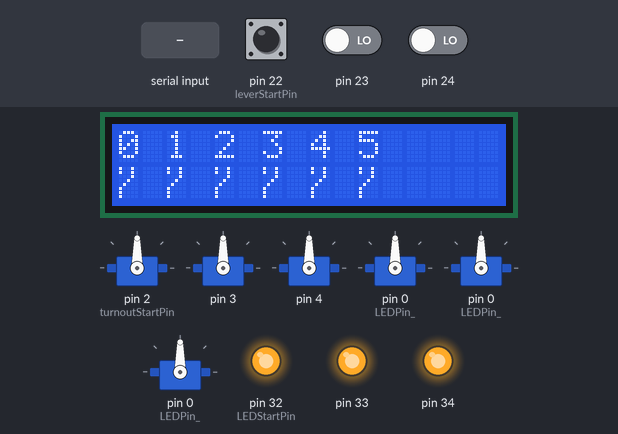
The sketch below on a simulated Arduino Mega 2560, built with avr-gcc and run on an emulated ATmega2560. Parts: 6 × servo, 16×2 character LCD, output pins drawn as LEDs (lit = HIGH). Inputs (shaded band) come from the test bench; at power-on: pin 23 LOW, pin 22 (leverStartPin) LOW, pin 24 LOW. EEPROM starts erased; what the sketch prints to the serial monitor is not drawn.

Above: at 1.2 s.
1.3 s: pin 23 driven HIGH
At 2.0 s:
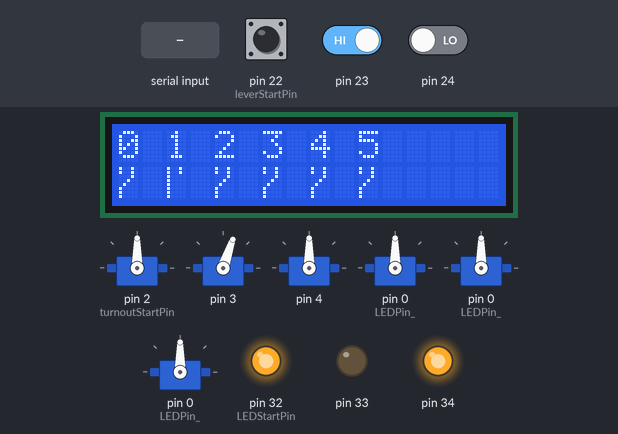
3.0 s: "5\n" received over Serial
At 4.27 s:
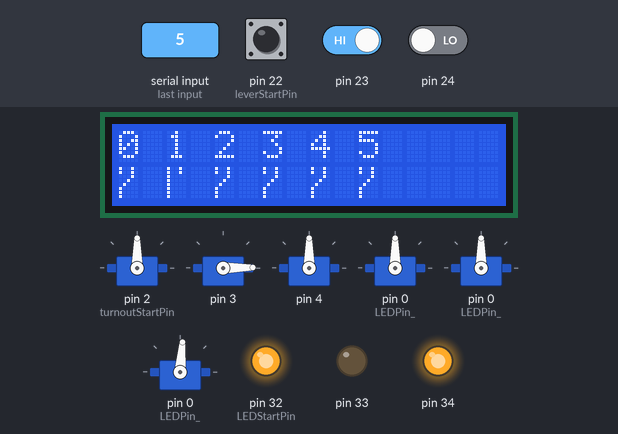
5.3 s: pin 22 (leverStartPin) pulled HIGH for 3.2 s
At 8.46 s:
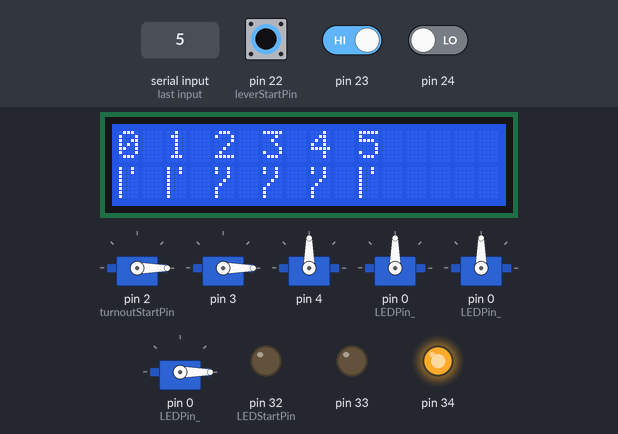
10.0 s: pin 24 driven HIGH
At 10.3 s:
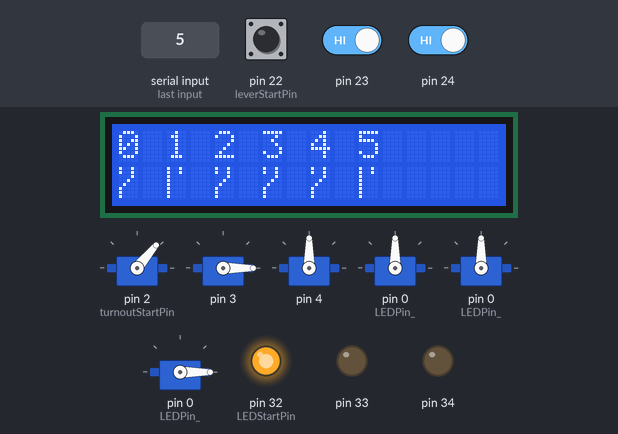
12.3 s: pin 22 (leverStartPin) pulled HIGH for 1 s
At 14.7 s:
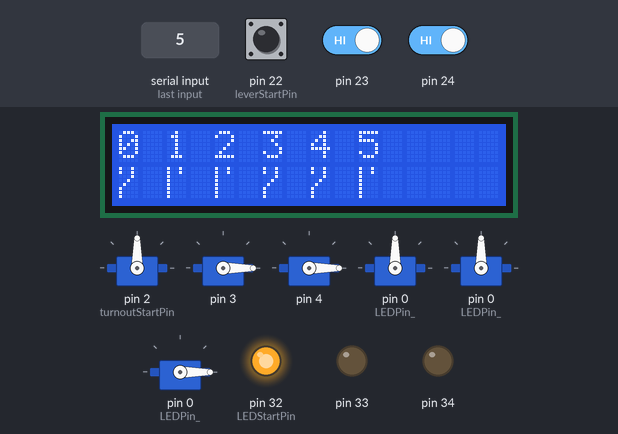
14.8 s: "30,150\n" received over Serial
At 16.47 s:
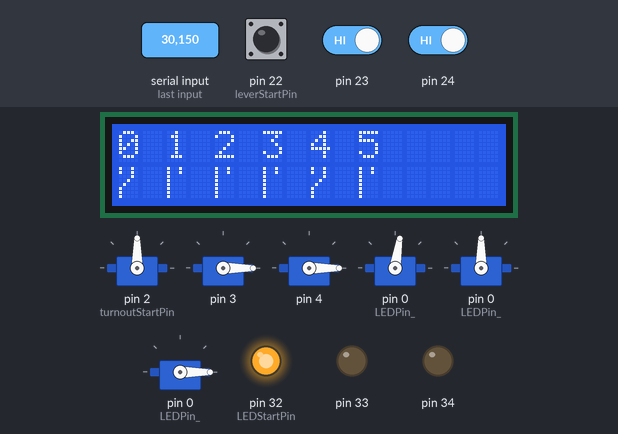
Timing chart, 0 to 18.7 s (numbered marks = the images above; inputs shaded):
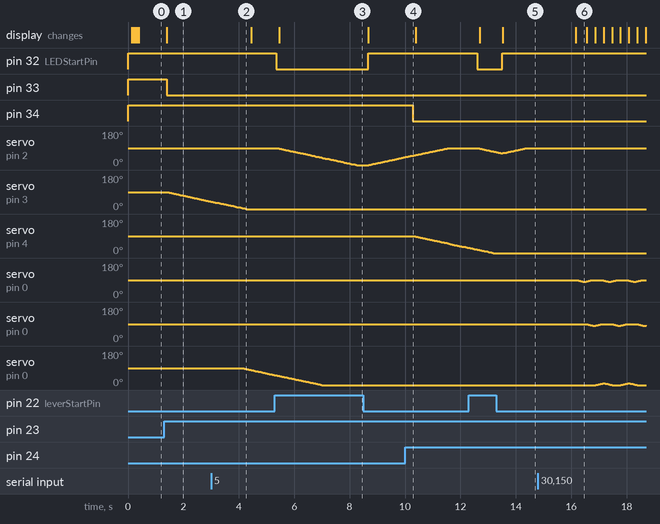

The sketch:

Sketch.ino
```cpp
/*
 Name:		Sketch.ino
 Created:	3/29/2020 2:18:03 PM
 Author:	Liam
*/
#include <LiquidCrystal.h>
#include "HardwareSerial.h"
#include "lever.h"
#include "turnout.h"

const int leverCount = 6;
const int leverStartPin = 22;

const int turnoutCount = 6;
const int turnoutStartPin = 2;
const int LEDStartPin = 32;

LiquidCrystal lcd(8, 9, 10, 11, 12, 13);

byte thrownChar[] = {
  B10010,
  B10010,
  B00010,
  B00100,
  B01000,
  B10000,
  B10000,
  B10000
};

byte closedChar[] = {
  B10010,
  B10010,
  B10000,
  B10000,
  B10000,
  B10000,
  B10000,
  B10000
};

lever levers[leverCount] = {
    {0 + leverStartPin},
    {1 + leverStartPin},
    {2 + leverStartPin}
};

turnout turnouts[turnoutCount] = {
    {0, levers[0], 0 + turnoutStartPin, 0 + LEDStartPin},
    {1, levers[1], 1 + turnoutStartPin, 1 + LEDStartPin},
    {2, levers[2], 2 + turnoutStartPin, 2 + LEDStartPin}
};

// the setup function runs once when you press reset or power the board
void setup()
{
    Serial.begin(9600);
    for (int i = 0; i < turnoutCount; i++)
    {
        turnouts[i].setup();
    }

    for (int i = 0; i < leverCount; i++)
    {
        levers[i].setup();
    }

    lcd.begin(16, 2);
    lcd.clear();
    lcd.print("0 1 2 3 4 5");

    lcd.createChar(0, thrownChar);
    lcd.createChar(1, closedChar);
}

// loop function runs over and over again until power down or reset
void loop()
{
    if (Serial.available() > 0)
    {
        int i = atoi(Serial.readString().c_str());
        turnouts[i].toggle();
    }

    for (int i = 0; i < turnoutCount; i++)
    {
        turnouts[i].checkInputs();

        lcd.setCursor(2 * i, 1);
        if (turnouts[i].getState())
        {

          lcd.write(byte(0));
        }
        else
        {
          lcd.write(byte(1));
        }
    }
}
```

Turnout.cpp
```cpp
//#include <Servo.h>
#include <VarSpeedServo.h>
#include "turnout.h"

turnout::turnout()
{
    id_ = 0;
    LEDPin_ = 0;
}

turnout::turnout(int id, lever& l, int servo, int led)
{
    id_ = id;
    LEDPin_ = led;
    plever_ = l;
    servoPin_ = servo;
}

void turnout::saveToEEPROM()
{
    EEPROM.write(id_, bThrown_);
}

void turnout::readFromEEPROM()
{
    bool state = EEPROM.read(id_);
    set(state);
}

void turnout::writePins()
{
    digitalWrite(LEDPin_, bThrown_);

    // Servo
    if (bThrown_)
    {
        servo_.write(90, 20);
    }
    else
    {
        servo_.write(0, 20);
    }
}

void turnout::update()
{
    writePins();
    saveToEEPROM();
}

void turnout::checkLever()
{
    if (plever_.detectChange())
    {
        toggle();
    }
}

void turnout::checkSerial()
{
    /*
    if (Serial.available() > 0)
    {
        if (Serial.read() == number)
        {
            toggle();
        }
    }
    */

}

void turnout::setup()
{
    pinMode(LEDPin_, OUTPUT);
    servo_.attach(servoPin_);
    readFromEEPROM();
}

void turnout::set(bool state)
{
    bThrown_ = state;
    update();
}

void turnout::toggle()
{
    bThrown_ = !bThrown_;
    update();
    Serial.print("turnout ");
    Serial.print(id_);
    Serial.println(" toggled");
}

void turnout::checkInputs()
{
    checkLever();
}

bool turnout::getState()
{
  return bThrown_;
}
```

Turnout.h
```cpp
#ifndef turnout_h
#define turnout_h

#include <Arduino.h>
#include <EEPROM.h>
//#include <Servo.h>
#include <VarSpeedServo.h>
#include "lever.h"

class turnout
{
    private:
        int id_;
        int LEDPin_;
        int servoPin_;
        bool bThrown_;
        lever plever_;
        VarSpeedServo servo_;

        void saveToEEPROM();
        void readFromEEPROM();

        void writePins();

        void update();

        void checkLever();
        void checkSerial();


    public:
        turnout();
        turnout(int id, lever& l, int servo, int led);

        void setup();

        void set(bool state);
        void toggle();

        void checkInputs();

        bool getState();
};
#endif
```

lever.cpp
```cpp
#include "lever.h"

lever::lever()
{
    pin_ = 0;
    bPowered_ = false;
    readDelay_ = 50;
}

lever::lever(int pin)
{
    pin_ = pin;
    bPowered_ = false;
    readDelay_ = 50;
}

void lever::setup()
{
    pinMode(pin_, INPUT);
    bPowered_ = digitalRead(pin_);
}

void lever::setReadDelay(int delay)
{
    readDelay_ = delay;
}

bool lever::detectChange()
{
    bool change = false;
    bool reading = digitalRead(pin_);
    change = (reading != bPowered_);
    delay(readDelay_);

    bPowered_ = reading;
    return change;
}
```

lever.h
```cpp
#ifndef lever_h
#define lever_h
#include <Arduino.h>

class lever
{
    private:
        int pin_;
        bool bPowered_;
        int readDelay_;

    public:
        lever();
        lever(int pin);

        void setup();
        void setReadDelay(int delay);
        bool detectChange();
};
#endif
```

Measured:
- after the input at 1.3 s, pin 33: HIGH → LOW after 0.09 s; servo on pin 3: moves from 90° to 39° over 1.6 s, starting after 0.11 s; the display: changes after 0.09 s (image 1)
- after the input at 3.0 s, servo on pin 0 (LEDPin_): moves from 90° to 52° over 1.1 s, starting after 1.1 s
- after the input at 5.3 s, pin 32 (LEDStartPin): HIGH → LOW after 0.06 s, → HIGH 3.3 s later; the display: changes after 0.16 s (image 3)
- after the input at 10.0 s, pin 34: HIGH → LOW after 0.29 s; servo on pin 4: moves from 90° to 28° over 2.0 s, starting after 0.32 s
- after the input at 12.3 s, pin 32 (LEDStartPin): HIGH → LOW after 0.30 s, → HIGH 0.91 s later; the display: first changes after 0.40 s (image 5 shows a later state)
